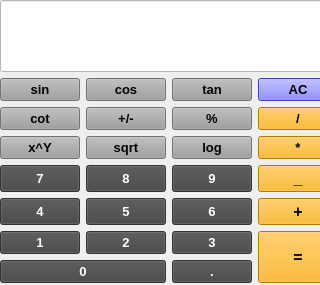
<?xml version="1.0" encoding="UTF-8"?>
<ui version="4.0">
 <class>MainWindow</class>
 <widget class="QMainWindow" name="MainWindow">
  <property name="geometry">
   <rect>
    <x>0</x>
    <y>0</y>
    <width>320</width>
    <height>285</height>
   </rect>
  </property>
  <property name="font">
   <font>
    <pointsize>10</pointsize>
    <bold>true</bold>
   </font>
  </property>
  <property name="windowTitle">
   <string>My Claculator</string>
  </property>
  <property name="windowIcon">
   <iconset>
    <normaloff>C:/Users/Jila/Downloads/calculator.png</normaloff>C:/Users/Jila/Downloads/calculator.png</iconset>
  </property>
  <property name="toolTip">
   <string notr="true"/>
  </property>
  <property name="statusTip">
   <string notr="true"/>
  </property>
  <property name="whatsThis">
   <string/>
  </property>
  <widget class="QWidget" name="centralwidget">
   <widget class="QWidget" name="layoutWidget">
    <property name="geometry">
     <rect>
      <x>0</x>
      <y>0</y>
      <width>328</width>
      <height>283</height>
     </rect>
    </property>
    <property name="sizePolicy">
     <sizepolicy hsizetype="Preferred" vsizetype="Expanding">
      <horstretch>0</horstretch>
      <verstretch>0</verstretch>
     </sizepolicy>
    </property>
    <layout class="QFormLayout" name="formLayout">
     <item row="1" column="0">
      <layout class="QGridLayout" name="gridLayout">
       <item row="0" column="0">
        <widget class="QPushButton" name="btn_Sin">
         <property name="sizePolicy">
          <sizepolicy hsizetype="Minimum" vsizetype="Expanding">
           <horstretch>0</horstretch>
           <verstretch>0</verstretch>
          </sizepolicy>
         </property>
         <property name="styleSheet">
          <string notr="true">font: 700 12pt &quot;Segoe UI&quot;;
background-color: rgb(158, 158, 158);</string>
         </property>
         <property name="text">
          <string>sin</string>
         </property>
        </widget>
       </item>
       <item row="0" column="1">
        <widget class="QPushButton" name="btn_Cos">
         <property name="sizePolicy">
          <sizepolicy hsizetype="Minimum" vsizetype="Expanding">
           <horstretch>0</horstretch>
           <verstretch>0</verstretch>
          </sizepolicy>
         </property>
         <property name="styleSheet">
          <string notr="true">font: 700 12pt &quot;Segoe UI&quot;;
background-color: rgb(158, 158, 158);</string>
         </property>
         <property name="text">
          <string>cos</string>
         </property>
        </widget>
       </item>
       <item row="0" column="2">
        <widget class="QPushButton" name="btn_Tan">
         <property name="sizePolicy">
          <sizepolicy hsizetype="Minimum" vsizetype="Expanding">
           <horstretch>0</horstretch>
           <verstretch>0</verstretch>
          </sizepolicy>
         </property>
         <property name="styleSheet">
          <string notr="true">font: 700 12pt &quot;Segoe UI&quot;;
background-color: rgb(158, 158, 158);</string>
         </property>
         <property name="text">
          <string>tan</string>
         </property>
        </widget>
       </item>
       <item row="0" column="3">
        <widget class="QPushButton" name="btn_AC">
         <property name="sizePolicy">
          <sizepolicy hsizetype="Minimum" vsizetype="Expanding">
           <horstretch>0</horstretch>
           <verstretch>0</verstretch>
          </sizepolicy>
         </property>
         <property name="styleSheet">
          <string notr="true">font: 700 12pt &quot;Segoe UI&quot;;
background-color: rgb(85, 85, 255);
</string>
         </property>
         <property name="text">
          <string>AC</string>
         </property>
        </widget>
       </item>
       <item row="1" column="0">
        <widget class="QPushButton" name="btn_Cot">
         <property name="sizePolicy">
          <sizepolicy hsizetype="Minimum" vsizetype="Expanding">
           <horstretch>0</horstretch>
           <verstretch>0</verstretch>
          </sizepolicy>
         </property>
         <property name="styleSheet">
          <string notr="true">font: 700 12pt &quot;Segoe UI&quot;;
background-color: rgb(158, 158, 158);</string>
         </property>
         <property name="text">
          <string>cot</string>
         </property>
        </widget>
       </item>
       <item row="1" column="1">
        <widget class="QPushButton" name="btn_Sign">
         <property name="sizePolicy">
          <sizepolicy hsizetype="Minimum" vsizetype="Expanding">
           <horstretch>0</horstretch>
           <verstretch>0</verstretch>
          </sizepolicy>
         </property>
         <property name="styleSheet">
          <string notr="true">font: 700 12pt &quot;Segoe UI&quot;;
background-color: rgb(158, 158, 158);</string>
         </property>
         <property name="text">
          <string>+/-</string>
         </property>
        </widget>
       </item>
       <item row="1" column="2">
        <widget class="QPushButton" name="btn_Percentage">
         <property name="sizePolicy">
          <sizepolicy hsizetype="Minimum" vsizetype="Expanding">
           <horstretch>0</horstretch>
           <verstretch>0</verstretch>
          </sizepolicy>
         </property>
         <property name="styleSheet">
          <string notr="true">font: 700 12pt &quot;Segoe UI&quot;;
background-color: rgb(158, 158, 158);</string>
         </property>
         <property name="text">
          <string>%</string>
         </property>
        </widget>
       </item>
       <item row="1" column="3">
        <widget class="QPushButton" name="btn_Dive">
         <property name="sizePolicy">
          <sizepolicy hsizetype="Minimum" vsizetype="Expanding">
           <horstretch>0</horstretch>
           <verstretch>0</verstretch>
          </sizepolicy>
         </property>
         <property name="styleSheet">
          <string notr="true">background-color: rgb(255, 170, 0);</string>
         </property>
         <property name="text">
          <string>/</string>
         </property>
        </widget>
       </item>
       <item row="2" column="0">
        <widget class="QPushButton" name="btn_Pow">
         <property name="sizePolicy">
          <sizepolicy hsizetype="Minimum" vsizetype="Expanding">
           <horstretch>0</horstretch>
           <verstretch>0</verstretch>
          </sizepolicy>
         </property>
         <property name="styleSheet">
          <string notr="true">font: 700 12pt &quot;Segoe UI&quot;;
background-color: rgb(158, 158, 158);</string>
         </property>
         <property name="text">
          <string>x^Y</string>
         </property>
        </widget>
       </item>
       <item row="2" column="1">
        <widget class="QPushButton" name="btn_Sqrt">
         <property name="sizePolicy">
          <sizepolicy hsizetype="Minimum" vsizetype="Expanding">
           <horstretch>0</horstretch>
           <verstretch>0</verstretch>
          </sizepolicy>
         </property>
         <property name="styleSheet">
          <string notr="true">font: 700 12pt &quot;Segoe UI&quot;;
background-color: rgb(158, 158, 158);</string>
         </property>
         <property name="text">
          <string>sqrt</string>
         </property>
        </widget>
       </item>
       <item row="2" column="2">
        <widget class="QPushButton" name="btn_Log">
         <property name="sizePolicy">
          <sizepolicy hsizetype="Minimum" vsizetype="Expanding">
           <horstretch>0</horstretch>
           <verstretch>0</verstretch>
          </sizepolicy>
         </property>
         <property name="styleSheet">
          <string notr="true">font: 700 12pt &quot;Segoe UI&quot;;
background-color: rgb(158, 158, 158);</string>
         </property>
         <property name="text">
          <string>log</string>
         </property>
        </widget>
       </item>
       <item row="2" column="3">
        <widget class="QPushButton" name="btn_Multiply">
         <property name="sizePolicy">
          <sizepolicy hsizetype="Minimum" vsizetype="Expanding">
           <horstretch>0</horstretch>
           <verstretch>0</verstretch>
          </sizepolicy>
         </property>
         <property name="styleSheet">
          <string notr="true">background-color: rgb(255, 170, 0);
font: 700 12pt &quot;Segoe UI&quot;;</string>
         </property>
         <property name="text">
          <string>*</string>
         </property>
         <property name="icon">
          <iconset theme="accessories-calculator">
           <normaloff>.</normaloff>.</iconset>
         </property>
        </widget>
       </item>
       <item row="3" column="0">
        <widget class="QPushButton" name="btn_7">
         <property name="sizePolicy">
          <sizepolicy hsizetype="Minimum" vsizetype="Expanding">
           <horstretch>0</horstretch>
           <verstretch>0</verstretch>
          </sizepolicy>
         </property>
         <property name="styleSheet">
          <string notr="true">background-color: rgb(68, 68, 68);
color: rgb(255, 255, 255);
font: 700 12pt &quot;Segoe UI&quot;;</string>
         </property>
         <property name="text">
          <string>7</string>
         </property>
        </widget>
       </item>
       <item row="3" column="1">
        <widget class="QPushButton" name="btn_8">
         <property name="sizePolicy">
          <sizepolicy hsizetype="Minimum" vsizetype="Expanding">
           <horstretch>0</horstretch>
           <verstretch>0</verstretch>
          </sizepolicy>
         </property>
         <property name="styleSheet">
          <string notr="true">background-color: rgb(68, 68, 68);
color: rgb(255, 255, 255);
font: 700 12pt &quot;Segoe UI&quot;;</string>
         </property>
         <property name="text">
          <string>8</string>
         </property>
        </widget>
       </item>
       <item row="3" column="2">
        <widget class="QPushButton" name="btn_9">
         <property name="sizePolicy">
          <sizepolicy hsizetype="Minimum" vsizetype="Expanding">
           <horstretch>0</horstretch>
           <verstretch>0</verstretch>
          </sizepolicy>
         </property>
         <property name="styleSheet">
          <string notr="true">background-color: rgb(68, 68, 68);
color: rgb(255, 255, 255);
font: 700 12pt &quot;Segoe UI&quot;;</string>
         </property>
         <property name="text">
          <string>9</string>
         </property>
         <property name="icon">
          <iconset theme="accessories-calculator">
           <normaloff>.</normaloff>.</iconset>
         </property>
        </widget>
       </item>
       <item row="3" column="3">
        <widget class="QPushButton" name="btn_Sub">
         <property name="sizePolicy">
          <sizepolicy hsizetype="Minimum" vsizetype="Expanding">
           <horstretch>0</horstretch>
           <verstretch>0</verstretch>
          </sizepolicy>
         </property>
         <property name="font">
          <font>
           <family>Segoe UI</family>
           <pointsize>12</pointsize>
           <italic>false</italic>
           <bold>true</bold>
          </font>
         </property>
         <property name="styleSheet">
          <string notr="true">background-color: rgb(255, 170, 0);
font: 700 12pt &quot;Segoe UI&quot;;</string>
         </property>
         <property name="text">
          <string>_</string>
         </property>
        </widget>
       </item>
       <item row="4" column="0">
        <widget class="QPushButton" name="btn_4">
         <property name="sizePolicy">
          <sizepolicy hsizetype="Minimum" vsizetype="Expanding">
           <horstretch>0</horstretch>
           <verstretch>0</verstretch>
          </sizepolicy>
         </property>
         <property name="styleSheet">
          <string notr="true">background-color: rgb(68, 68, 68);
color: rgb(255, 255, 255);
font: 700 12pt &quot;Segoe UI&quot;;</string>
         </property>
         <property name="text">
          <string>4</string>
         </property>
        </widget>
       </item>
       <item row="4" column="1">
        <widget class="QPushButton" name="btn_5">
         <property name="sizePolicy">
          <sizepolicy hsizetype="Minimum" vsizetype="Expanding">
           <horstretch>0</horstretch>
           <verstretch>0</verstretch>
          </sizepolicy>
         </property>
         <property name="styleSheet">
          <string notr="true">background-color: rgb(68, 68, 68);
color: rgb(255, 255, 255);
font: 700 12pt &quot;Segoe UI&quot;;</string>
         </property>
         <property name="text">
          <string>5</string>
         </property>
        </widget>
       </item>
       <item row="4" column="2">
        <widget class="QPushButton" name="btn_6">
         <property name="sizePolicy">
          <sizepolicy hsizetype="Minimum" vsizetype="Expanding">
           <horstretch>0</horstretch>
           <verstretch>0</verstretch>
          </sizepolicy>
         </property>
         <property name="styleSheet">
          <string notr="true">background-color: rgb(68, 68, 68);
color: rgb(255, 255, 255);
font: 700 12pt &quot;Segoe UI&quot;;</string>
         </property>
         <property name="text">
          <string>6</string>
         </property>
        </widget>
       </item>
       <item row="4" column="3">
        <widget class="QPushButton" name="btn_Sum">
         <property name="sizePolicy">
          <sizepolicy hsizetype="Minimum" vsizetype="Expanding">
           <horstretch>0</horstretch>
           <verstretch>0</verstretch>
          </sizepolicy>
         </property>
         <property name="font">
          <font>
           <family>Segoe UI</family>
           <pointsize>12</pointsize>
           <italic>false</italic>
           <bold>true</bold>
          </font>
         </property>
         <property name="styleSheet">
          <string notr="true">background-color: rgb(255, 170, 0);
font: 700 12pt &quot;Segoe UI&quot;;</string>
         </property>
         <property name="text">
          <string>+</string>
         </property>
        </widget>
       </item>
       <item row="5" column="0">
        <widget class="QPushButton" name="btn_1">
         <property name="sizePolicy">
          <sizepolicy hsizetype="Minimum" vsizetype="Expanding">
           <horstretch>0</horstretch>
           <verstretch>0</verstretch>
          </sizepolicy>
         </property>
         <property name="styleSheet">
          <string notr="true">background-color: rgb(68, 68, 68);
color: rgb(255, 255, 255);
font: 700 12pt &quot;Segoe UI&quot;;</string>
         </property>
         <property name="text">
          <string>1</string>
         </property>
        </widget>
       </item>
       <item row="5" column="1">
        <widget class="QPushButton" name="btn_2">
         <property name="sizePolicy">
          <sizepolicy hsizetype="Minimum" vsizetype="Expanding">
           <horstretch>0</horstretch>
           <verstretch>0</verstretch>
          </sizepolicy>
         </property>
         <property name="styleSheet">
          <string notr="true">background-color: rgb(68, 68, 68);
color: rgb(255, 255, 255);
font: 700 12pt &quot;Segoe UI&quot;;</string>
         </property>
         <property name="text">
          <string>2</string>
         </property>
        </widget>
       </item>
       <item row="5" column="2">
        <widget class="QPushButton" name="btn_3">
         <property name="sizePolicy">
          <sizepolicy hsizetype="Minimum" vsizetype="Expanding">
           <horstretch>0</horstretch>
           <verstretch>0</verstretch>
          </sizepolicy>
         </property>
         <property name="styleSheet">
          <string notr="true">background-color: rgb(68, 68, 68);
color: rgb(255, 255, 255);
font: 700 12pt &quot;Segoe UI&quot;;</string>
         </property>
         <property name="text">
          <string>3</string>
         </property>
        </widget>
       </item>
       <item row="5" column="3" rowspan="2">
        <widget class="QPushButton" name="btn_Result">
         <property name="sizePolicy">
          <sizepolicy hsizetype="Minimum" vsizetype="Expanding">
           <horstretch>0</horstretch>
           <verstretch>0</verstretch>
          </sizepolicy>
         </property>
         <property name="font">
          <font>
           <family>Segoe UI</family>
           <pointsize>12</pointsize>
           <italic>false</italic>
           <bold>true</bold>
          </font>
         </property>
         <property name="styleSheet">
          <string notr="true">background-color: rgb(255, 170, 0);
font: 700 12pt &quot;Segoe UI&quot;;</string>
         </property>
         <property name="text">
          <string>=</string>
         </property>
         <property name="icon">
          <iconset theme="accessories-calculator">
           <normaloff>.</normaloff>.</iconset>
         </property>
         <property name="autoDefault">
          <bool>false</bool>
         </property>
         <property name="default">
          <bool>false</bool>
         </property>
         <property name="flat">
          <bool>false</bool>
         </property>
        </widget>
       </item>
       <item row="6" column="0" colspan="2">
        <widget class="QPushButton" name="btn_0">
         <property name="sizePolicy">
          <sizepolicy hsizetype="Minimum" vsizetype="Expanding">
           <horstretch>0</horstretch>
           <verstretch>0</verstretch>
          </sizepolicy>
         </property>
         <property name="styleSheet">
          <string notr="true">background-color: rgb(68, 68, 68);
color: rgb(255, 255, 255);
font: 700 12pt &quot;Segoe UI&quot;;</string>
         </property>
         <property name="text">
          <string>0</string>
         </property>
        </widget>
       </item>
       <item row="6" column="2">
        <widget class="QPushButton" name="btn_Dot">
         <property name="sizePolicy">
          <sizepolicy hsizetype="Minimum" vsizetype="Expanding">
           <horstretch>0</horstretch>
           <verstretch>0</verstretch>
          </sizepolicy>
         </property>
         <property name="styleSheet">
          <string notr="true">background-color: rgb(68, 68, 68);
color: rgb(255, 255, 255);
font: 700 12pt &quot;Segoe UI&quot;;</string>
         </property>
         <property name="text">
          <string>.</string>
         </property>
        </widget>
       </item>
      </layout>
     </item>
     <item row="0" column="0" colspan="2">
      <widget class="QLineEdit" name="txt_1">
       <property name="sizePolicy">
        <sizepolicy hsizetype="Expanding" vsizetype="Expanding">
         <horstretch>0</horstretch>
         <verstretch>0</verstretch>
        </sizepolicy>
       </property>
       <property name="font">
        <font>
         <family>Segoe UI</family>
         <pointsize>12</pointsize>
         <italic>false</italic>
         <bold>true</bold>
        </font>
       </property>
       <property name="styleSheet">
        <string notr="true">background-color: rgb(255, 255, 255);
font: 700 12pt &quot;Segoe UI&quot;;</string>
       </property>
      </widget>
     </item>
    </layout>
   </widget>
  </widget>
 </widget>
 <resources/>
 <connections/>
</ui>
